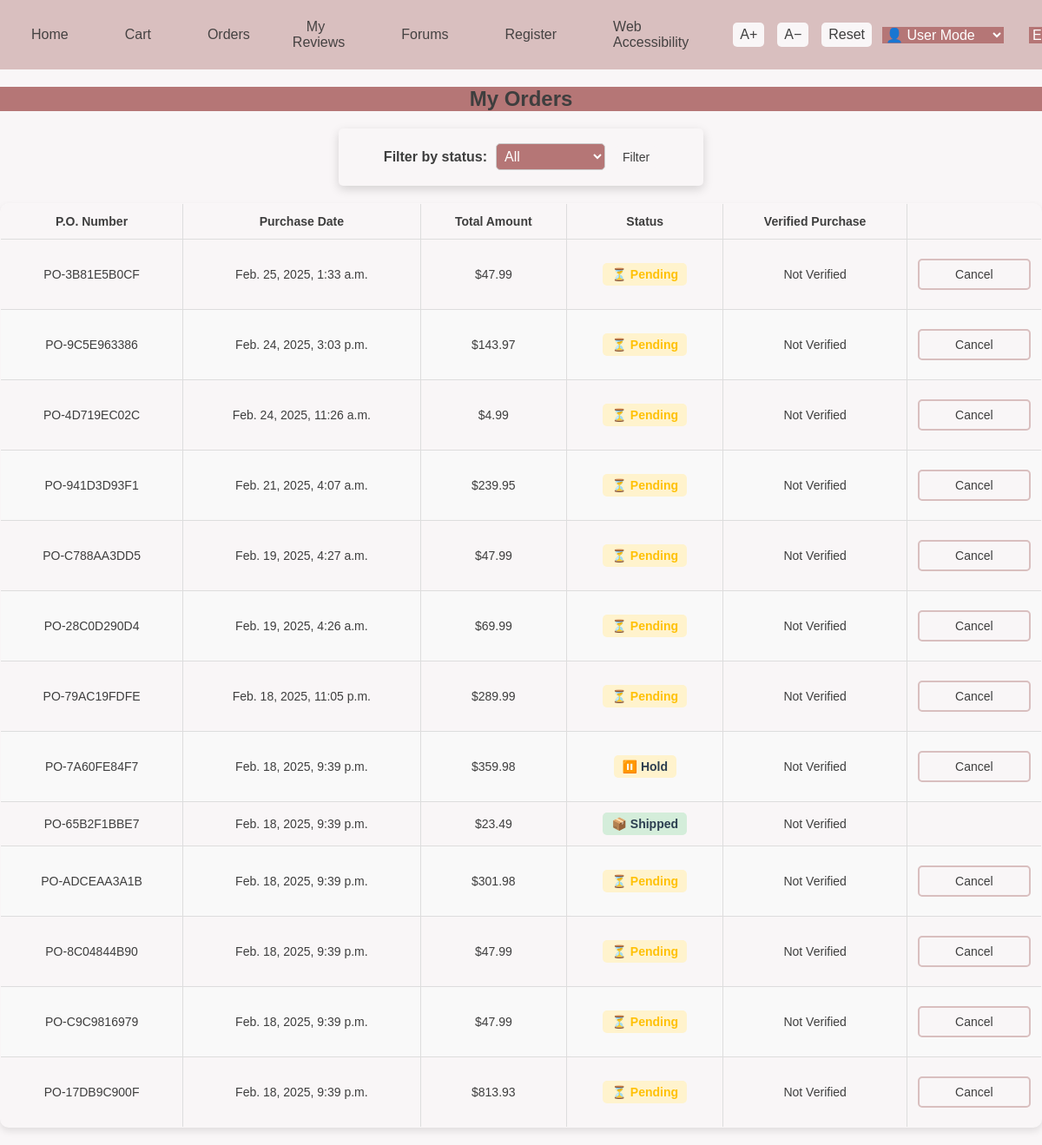
Page /shoppingcart/orders/ (signed in) on the committed database.
### shoppingcart/models.py (models this page shows, shortened)
class Order(models.Model):
    STATUS_CHOICES_TANGIBLE = [
        ('pending', 'Pending'),
        ('shipped', 'Shipped'),
        ('cancelled', 'Cancelled'),
        ('hold', 'Hold'),
        ('delivered', 'Delivered')
    ]
    STATUS_CHOICES_VIRTUAL = [
        ('pending', 'Pending'),
        ('ticket-issued', 'Ticket Issued'),
        ('complete', 'Complete'),
        ('refunded', 'Refunded'),
    ]
    po_number = models.CharField(max_length=20, unique=True, editable=False, default='', null=True, blank=True)
    customer = models.ForeignKey(User, on_delete=models.CASCADE, related_name='customer_orders', default=1)
    total_amount = models.DecimalField(max_digits=10, decimal_places=2, default=0.00)
    purchase_date = models.DateTimeField(default=timezone.now)
    status = models.CharField(max_length=20, choices=STATUS_CHOICES_TANGIBLE, default='pending')
    shipping_address = models.TextField()
    shipment_date = models.DateTimeField(null=True, blank=True)
    cancel_date = models.DateTimeField(null=True, blank=True)
    ticket_issue_date = models.DateTimeField(null=True, blank=True)
    refund_date = models.DateTimeField(null=True, blank=True)
    hold_date = models.DateTimeField(null=True, blank=True)
    complete_date = models.DateTimeField(null=True, blank=True)
    pending_date = models.DateTimeField(null=True, blank=True)
    delivered_date = models.DateTimeField(null=True, blank=True)
    user = models.ForeignKey(settings.AUTH_USER_MODEL, on_delete=models.CASCADE, related_name='orders', null=True, blank=True)
    @property
    def verified_purchase(self):
        return self.status in ['complete', 'refunded', 'delivered']

### shoppingcart/views.py (the view)
# urls.py: path('orders/', views.order_list, name='order_list'),  # 订单列表
@login_required
def order_list(request):
    status_filter = request.GET.get('status')
    orders = Order.objects.filter(customer=request.user)
    if status_filter:
        orders = Order.objects.filter(status=status_filter, customer=request.user).order_by('-purchase_date')
    else:
        orders = Order.objects.filter(customer=request.user).order_by('-purchase_date')
    return render(request, 'order_list.html', {'orders': orders})

### templates/order_list.html (shortened to what this page needs)
{% extends "base.html" %}
{% load static i18n %}
{% block content %}
<main role="main" aria-label="{% trans 'Order List Page' %}">
    <h2>{% trans "My Orders" %}</h2>
    <form method="get" action="." class="filter-form" role="search" aria-label="{% trans 'Filter Orders By Status' %}">
        <label for="status">{% trans "Filter by status:" %}</label>
        <select name="status" id="status" aria-label="{% trans 'Order Status' %}">
            <option value="" {% if not request.GET.status %}selected{% endif %}>{% trans "All" %}</option>
        </select>
        <button type="submit" aria-label="{% trans 'Filter Orders' %}">{% trans "Filter" %}</button>
    </form>
    <section aria-label="{% trans 'Order Table' %}">
        <table class="order-table" role="table">
            <thead>
                <tr>
                    <th scope="col">{% trans "P.O. Number" %}</th>
                    <th scope="col">{% trans "Purchase Date" %}</th>
                    <th scope="col">{% trans "Total Amount" %}</th>
                    <th scope="col">{% trans "Status" %}</th>
                    <th scope="col">{% trans "Verified Purchase" %}</th>
                </tr>
            </thead>
            <tbody>
                {% for order in orders %}
                <tr class="clickable-row" data-href="{% url 'order_detail' order.id %}" tabindex="0"
                    role="button" aria-label="{% trans 'View details for order' %} {{ order.po_number }}">
                    <td>{{ order.po_number }}</td>
                    <td>{{ order.purchase_date|date:"DATETIME_FORMAT" }}</td>
                    <td>${{ order.total_amount }}</td>
                    <td class="status">
                        <span class="status-label status-{{ order.status }}" aria-label="{{ order.status|capfirst }}">
                            {% if order.status == 'pending' %}⏳ {% trans "Pending" %}
                            {% elif order.status == 'shipped' %}📦 {% trans "Shipped" %}
                            {% elif order.status == 'cancelled' %}❌ {% trans "Cancelled" %}
                            {% elif order.status == 'hold' %}⏸️ {% trans "Hold" %}
                            {% elif order.status == 'ticket-issued' %}🎫 {% trans "Ticket Issued" %}
                            {% elif order.status == 'complete' %}✅ {% trans "Complete" %}
                            {% elif order.status == 'refunded' %}💰 {% trans "Refunded" %}
                            {% elif order.status == 'delivered' %}📬 {% trans "Delivered" %}
                            {% endif %}
                        </span>
                    </td>
                    <td class="verified-purchase">
                        {% if order.verified_purchase %}
                            <span class="verified-label">{% trans "Verified Purchase" %}</span>
                        {% else %}
                            <span class="not-verified-label">{% trans "Not Verified" %}</span>
                        {% endif %}
                    </td>
                    <td>
                        {% if order.status == 'pending' or order.status == 'hold' %}
                        <form method="post" action="{% url 'cancel_order' order.id %}" style="display:inline;">
                            <button type="submit" class="btn btn-danger">{% trans "Cancel" %}</button>
                        </form>
                        {% endif %}
                    </td>
                </tr>
                {% endfor %}
            </tbody>
        </table>
    </section>
</main>
{% endblock %}

### static/css/base.css (style rules this page uses)
:root { --bg-color: #F9F6F7; --text-color: #3E3E3E; --button-bg: #b57676; --button-text: #FFFFFF; --border-color: #D9BFBF; --link-color: #180d0d; --hover-bg: #a75b5b; --hover-text: #FFFFFF; }
body { cursor: auto; font-family: Arial, Helvetica, sans-serif; font-size: 1rem; color: var(--text-color) !important; margin: 0; padding: 0; box-sizing: border-box; transform-origin: top left; width: auto; min-width: 100vw; background-color: var(--bg-color, #ffffff); }
table { width: 100%; border-collapse: collapse; margin-bottom: 20px; }
table th, table td { padding: 10px; border: 1px solid var(--border-color); text-align: left; }
.order-table { margin-top: 20px; }
.order-table th { background-color: var(--table-header-bg); color: var(--table-header-text); }
.order-table tbody tr { background-color: var(--bg-color); color: var(--text-color); }
.status-label { padding: 5px 10px; border-radius: 5px; font-weight: bold; background-color: var(--status-bg); color: var(--status-text); }
select, option { font-size: inherit !important; }
form { max-width: 400px; margin: 20px auto; padding: auto; background-color: transparent; border-radius: 8px; }
input, button { width: 100%; padding: 10px; margin-top: 10px; margin-bottom: 10px; border: 1px solid #ccc; border-radius: 5px; font-size: 0.875rem; padding: 0.5rem 1rem; }
button { background-color: #004c99; color: white; border: none; cursor: pointer; transition: background-color 0.3s ease; }
#menu, .product-info, button, body { background-color: var(--bg-color) !important; color: var(--text-color) !important; }
html { overflow-x: auto; overflow-y: auto; width: 100%; min-width: 100vw; }
body { background-color: var(--bg-color); color: var(--text-color); }
button { background-color: var(--button-bg); color: var(--button-text); border: 1px solid var(--border-color); }
[data-theme] #menu, .product-info, button, body { background-color: var(--bg-color) !important; color: var(--text-color) !important; }
button, input, select { background-color: var(--button-bg); color: var(--button-text); border: 2px solid var(--border-color); }
body { min-height: 100vh; }
.filter-form { display: flex; align-items: center; justify-content: center; margin-bottom: 20px; padding: 10px; background-color: var(--bg-color); border-radius: 5px; box-shadow: 0 4px 12px rgba(0, 0, 0, 0.15); flex-wrap: wrap; }
.filter-form label { color: var(--text-color); margin-right: 10px; font-weight: bold; white-space: nowrap; }
.filter-form select { padding: 5px; border-radius: 5px; border: 1px solid #ccc; margin-right: 10px; }
.filter-form button { padding: 5px 10px; background-color: var(--bg-color); color: white; border: none; border-radius: 5px; cursor: pointer; transition: background 0.3s; width: auto; white-space: nowrap; }
.order-table { width: 100%; border-collapse: collapse; margin-top: 20px; font-family: Arial, sans-serif; font-size: 14px; box-shadow: 0 4px 8px rgba(0, 0, 0, 0.1); border-radius: 10px; overflow: hidden; text-align: center; border: 1px solid #ddd; }
.order-table th { background-color: var(--button-bg); color: var(--button-text); padding: 12px; text-align: center; border: 1px solid #ddd; }
.order-table tr:nth-child(even) { background-color: #f9f9f9; }
.order-table td { padding: 12px; border: 1px solid #ddd; text-align: center; }
.status-label { font-weight: bold; padding: 5px 10px; border-radius: 5px; display: inline-block; }
.status-pending { color: #ff9800; background-color: #fff3cd; }
.status-shipped { color: #28a745; background-color: #d4edda; }
.status-hold { color: #ffc107; background-color: #fff3cd; }
h2, h3 { text-align: center; background-color: var(--button-bg); }
.status { font-weight: bold; padding: 4px 10px; border-radius: 5px; }
.order-table { width: 100%; border-collapse: collapse; margin-top: 15px; font-size: 14px; text-align: center; }
table.order-table thead { background-color: var(--bg-color); color: var(--text-color); }
.order-table th { background: var(--bg-color); color: var(--text-color); padding: 12px; }
.order-table td { padding: 12px; border-bottom: 1px solid #ddd; }
.status-label { font-weight: 600; color: #2c3e50; }
.status-pending { color: #ffc107; background-color: #fff3cd; }

### rows in the picture
Order: po_number "PO-3B81E5B0CF", purchase_date "Feb. 25, 2025, 1:33 a.m.", total_amount "47.99"
Order: po_number "PO-9C5E963386", purchase_date "Feb. 24, 2025, 3:03 p.m.", total_amount "143.97"
Order: po_number "PO-4D719EC02C", purchase_date "Feb. 24, 2025, 11:26 a.m.", total_amount "4.99"
Order: po_number "PO-941D3D93F1", purchase_date "Feb. 21, 2025, 4:07 a.m.", total_amount "239.95"
Order: po_number "PO-C788AA3DD5", purchase_date "Feb. 19, 2025, 4:27 a.m.", total_amount "47.99"
Order: po_number "PO-28C0D290D4", purchase_date "Feb. 19, 2025, 4:26 a.m.", total_amount "69.99"
Order: po_number "PO-79AC19FDFE", purchase_date "Feb. 18, 2025, 11:05 p.m.", total_amount "289.99"
Order: po_number "PO-7A60FE84F7", purchase_date "Feb. 18, 2025, 9:39 p.m.", total_amount "359.98"
Order: po_number "PO-65B2F1BBE7", purchase_date "Feb. 18, 2025, 9:39 p.m.", total_amount "23.49"
Order: po_number "PO-ADCEAA3A1B", purchase_date "Feb. 18, 2025, 9:39 p.m.", total_amount "301.98"
Order: po_number "PO-8C04844B90", purchase_date "Feb. 18, 2025, 9:39 p.m.", total_amount "47.99"
Order: po_number "PO-C9C9816979", purchase_date "Feb. 18, 2025, 9:39 p.m.", total_amount "47.99"
Order: po_number "PO-17DB9C900F", purchase_date "Feb. 18, 2025, 9:39 p.m.", total_amount "813.93"
